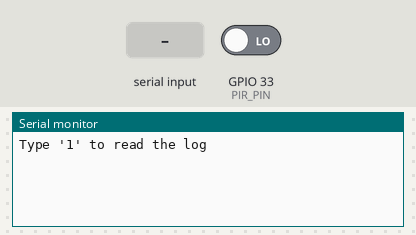
Simulated run of this sketch. Board: ESP32. Shown: the last lines printed to the serial monitor. Inputs (shaded band) come from the test bench; at power-on: GPIO 33 (PIR_PIN) LOW. Storage starts empty.

Above: at 2.8 s.
2.9 s: GPIO 33 (PIR_PIN) driven HIGH
At 3.8 s:
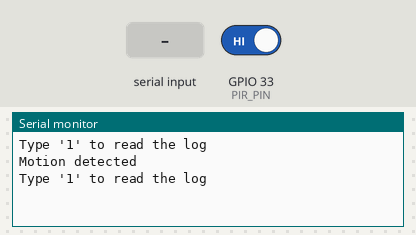
4.5 s: "1" received over Serial
At 5.5 s:
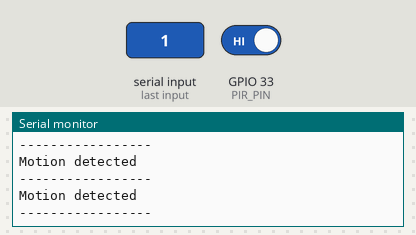
Timing chart, 0 to 7.5 s (numbered marks = the images above; inputs shaded):
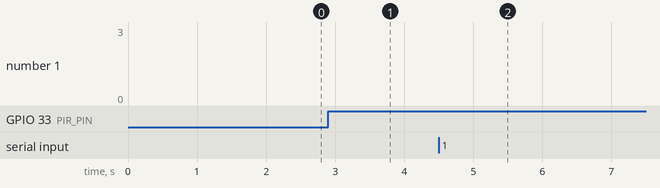

Measured:
- after the input at 2.9 s, the serial monitor: prints a new line after 0.12 s (image 1)
- after the input at 4.5 s, the serial monitor: prints a new line after 0.55 s (image 2)

The sketch:

loggerSensor.ino
```cpp
#include <FS.h>
#include <SPIFFS.h>
char x = 32;

const int PIR_PIN = 33;
const char* FILE_NAME = "/motion_log.txt";

void setup() {

  pinMode(PIR_PIN, INPUT);
  Serial.begin(115200);

  if(!SPIFFS.begin(true)) {
    Serial.println("error occured while mounting SPIFFS");
    return;
  }

  Serial.println("Type '1' to read the log");
}

void logMotion() {

   Serial.println("Motion detected");
   Serial.println("Type '1' to read the log");
   Serial.println(x);
   x++;

   File logFile = SPIFFS.open(FILE_NAME, FILE_APPEND);

   if(!logFile) {
      Serial.println("Failed to open log file");
      return;
   }

   logFile.println("Motion detected");
   logFile.println("-----------------");
   logFile.close();

}

void readLogFile() {

   Serial.println("Reading log file");
   File logFile = SPIFFS.open(FILE_NAME);

   if(!logFile) {
      Serial.println("Failed to open log file");
      return;
   }

   while(logFile.available()) {
    Serial.write(logFile.read());
   }
   logFile.close();
}

void loop() {

  int motion = digitalRead(PIR_PIN);

  if(motion == HIGH) {
    logMotion();
  }

  if(Serial.available() > 0) {
    char option = Serial.read();
    if(option == '1') {
      readLogFile();
    }
  }
  delay(1000);
}
```
